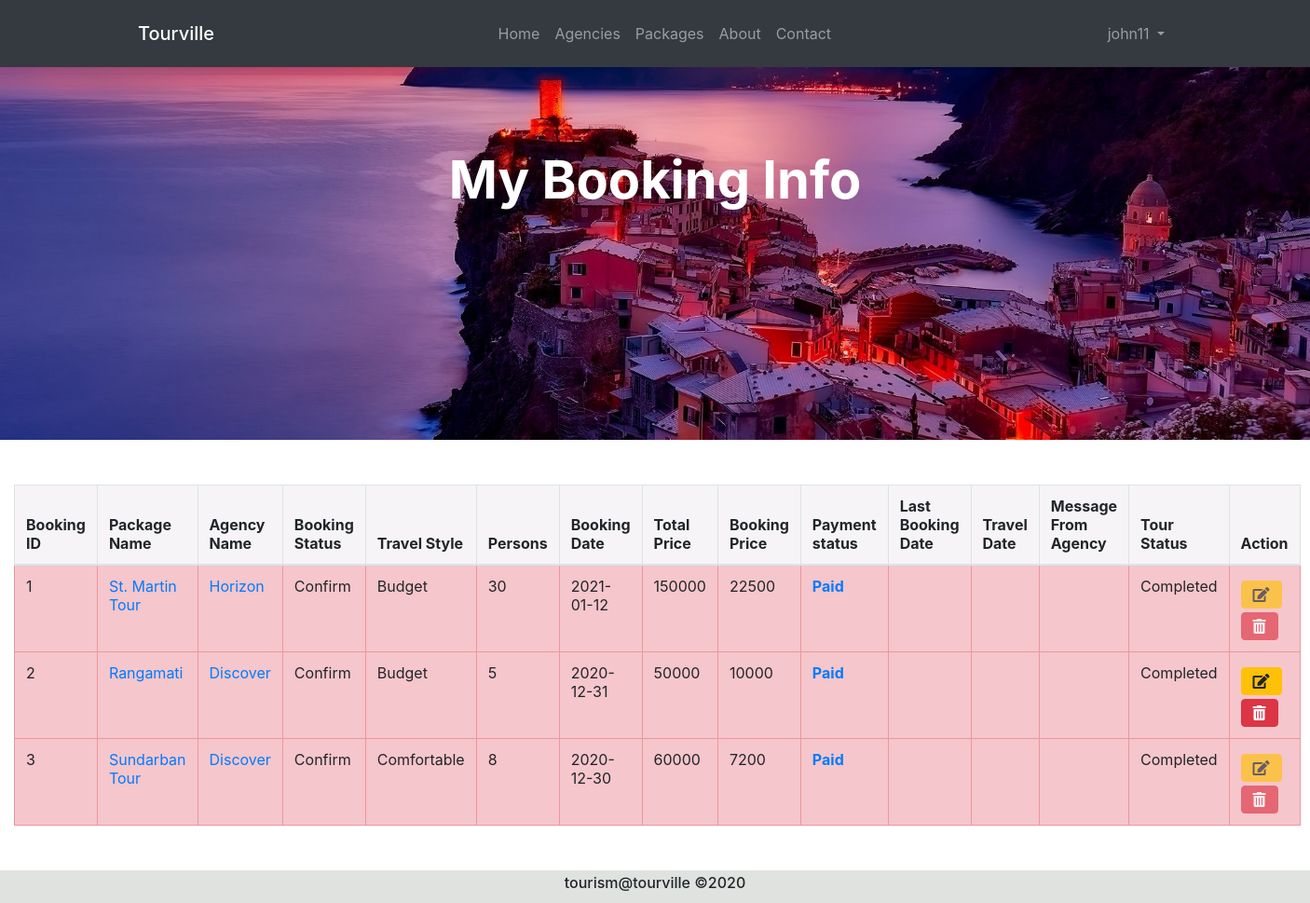
/mybookings.php (signed in), run on the app's committed database.
### tables this page shows
CREATE TABLE `bookings` (
  `booking_id` int(11) NOT NULL,
  `package_id` int(11) NOT NULL,
  `tourist_id` int(11) NOT NULL,
  `agency_id` int(11) NOT NULL,
  `persons` int(11) NOT NULL,
  `travel_style` varchar(255) NOT NULL,
  `tourist_firstname` varchar(255) NOT NULL,
  `tourist_lastname` varchar(255) NOT NULL,
  `tourist_email` varchar(255) NOT NULL,
  `tourist_contact` varchar(255) NOT NULL,
  `enquiry_msg` text NOT NULL,
  `booking_status` varchar(255) NOT NULL,
  `date` date NOT NULL
);

CREATE TABLE `packages` (
  `package_id` int(11) NOT NULL,
  `agency_id` int(11) NOT NULL,
  `package_name` varchar(255) NOT NULL,
  `location` varchar(255) NOT NULL,
  `country` varchar(255) NOT NULL,
  `place_details` text NOT NULL,
  `place_images` text NOT NULL,
  `num_days` int(11) NOT NULL,
  `num_nights` int(11) NOT NULL,
  `budget_price` int(11) NOT NULL,
  `comfort_price` int(11) NOT NULL,
  `lux_price` int(11) NOT NULL,
  `budget_details` varchar(255) NOT NULL,
  `comfort_details` varchar(255) NOT NULL,
  `lux_details` varchar(255) NOT NULL,
  `booking_percentage` int(11) NOT NULL,
  `min_people` int(11) NOT NULL,
  `includes` text NOT NULL,
  `excludes` text NOT NULL,
  `optional` text NOT NULL,
  `itinerary` text NOT NULL,
  `package_status` varchar(255) NOT NULL,
  `package_date` date NOT NULL
);

CREATE TABLE `agencies` (
  `agency_id` int(11) NOT NULL,
  `agency_name` varchar(255) NOT NULL,
  `owner_firstname` varchar(255) NOT NULL,
  `owner_lastname` varchar(255) NOT NULL,
  `agency_email` varchar(255) NOT NULL,
  `agency_password` varchar(255) NOT NULL,
  `logo_image` text NOT NULL,
  `cover_image` text NOT NULL,
  `agency_contact` varchar(255) NOT NULL,
  `agency_address` varchar(255) NOT NULL,
  `agency_status` varchar(255) NOT NULL,
  `date` date NOT NULL
);

CREATE TABLE `payments` (
  `payment_id` int(11) NOT NULL,
  `booking_id` int(11) NOT NULL,
  `package_id` int(11) NOT NULL,
  `agency_id` int(11) NOT NULL,
  `tourist_id` int(11) NOT NULL,
  `amount` int(11) NOT NULL,
  `currency` varchar(255) NOT NULL,
  `txn_id` varchar(255) NOT NULL,
  `payment_type` varchar(255) NOT NULL,
  `payment_status` varchar(255) NOT NULL,
  `card_name` varchar(255) NOT NULL,
  `tour_status` varchar(255) NOT NULL,
  `date` date NOT NULL
);

### includes/functions.php (called while the page is built, shortened)
<?php
    function readPackage($package_id){
        include 'db.php';
        $stmt = $pdo->prepare('SELECT * FROM packages WHERE package_id = :package_id');
        $stmt->execute([':package_id' => $package_id]);
        $package = $stmt->fetch(PDO::FETCH_ASSOC);
        return $package;
    }
    function readPackageDates($package_id){
        include 'db.php';
        $stmt = $pdo->prepare('SELECT * FROM package_dates WHERE package_id = :package_id');
        $stmt->execute([':package_id'   => $package_id]);
        $date = $stmt->fetch(PDO::FETCH_ASSOC);
        return $date;
    }
    function readAgency($agency_id){
        include 'db.php';
        $stmt = $pdo->prepare('SELECT * FROM agencies WHERE agency_id = :agency_id');
        $stmt->execute([':agency_id'   => $agency_id ]);
        $agency = $stmt->fetch(PDO::FETCH_ASSOC);
        return $agency;
    }
?>

### mybookings.php (the view, shortened to what this page needs)
<?php
    include 'includes/db.php';
    include 'includes/functions.php';
    include 'layouts/header.php';
    include 'layouts/navbar.php';
    if(isset($_SESSION['tourist_email'])){
        $tourist_id = $_SESSION['tourist_id'];
        $stmt = $pdo->prepare('SELECT * FROM bookings WHERE tourist_id = :tourist_id ORDER BY booking_id DESC');
        $stmt->execute([':tourist_id' => $tourist_id]);
        $bookings = [];
        while($row = $stmt->fetch(PDO::FETCH_ASSOC)){
            $bookings[] = $row;
        }
    }
?>
<head>
</head>
<br><br><br>
<div class="jumbotron jumbotron-fluid mybooking">
  <div class="container"><br>
    <h1 class="display-4 text-white text-center font-weight-bold">My Booking Info</h1>
  </div>
</div>
<div class="container-fluid">
    <?php
        if(empty($bookings)){
            echo '<h1 class="text-center pt-4">No Bookings to Show</h1>';
        }else{
    ?>
    <table class="table table-bordered table-hover mt-5" style="background: #F6F4F6;">
        <thead>
            <tr>
                <th>Booking ID</th>
                <th>Package Name</th>
                <th>Agency Name</th>
                <th>Booking Status</th>
                <th>Travel Style</th>
                <th>Persons</th>
                <th>Booking Date</th>
                <th>Total Price</th>
                <th>Booking Price</th>
                <th>Payment status</th>
                <th>Last Booking Date</th>
                <th>Travel Date</th>
                <th>Message From Agency</th>
                <th>Tour Status</th>
                <th>Action</th>
            </tr>
        </thead>
        <tbody>
        <?php
            $i = 1;
            foreach($bookings as $booking){
                $stmt = $pdo->prepare('SELECT * FROM payments WHERE booking_id = :booking_id');
                $stmt->execute([':booking_id' => $booking['booking_id']]);
                $payment = $stmt->fetch(PDO::FETCH_ASSOC);
                if(!empty($payment) && $payment['tour_status'] == 'travelling'){
                    echo '<tr class="table table-info">';
                }elseif(!empty($payment) && $payment['tour_status'] == 'completed'){
                    echo '<tr class="table table-danger">';
                }else{
                }
                    echo '<td>'. $i++ .'</td>';
                    $package = readPackage($booking['package_id']);
                    echo '<td><a href="package.php?package_id='. $booking['package_id'] .'">'. $package['package_name'] .'</a></td>';
                    $agency = readAgency($booking['agency_id']);
                    echo '<td><a href="agency.php?agency_id='. $booking['agency_id'] .'">'. $agency['agency_name'] .'</a></td>';
                    echo '<td>'. ucwords($booking['booking_status']) .'</td>';
                    echo '<td>'. ucwords($booking['travel_style']) .'</td>';
                    echo '<td>'. $booking['persons'] .'</td>';
                    echo '<td>'. $booking['date'] .'</td>';
                    if($booking['travel_style'] == 'luxury'){
                        $total = $package['lux_price'] * $booking['persons'];
                        $book =  ceil(($package['booking_percentage'] / 100) * $total);
                    }elseif($booking['travel_style'] == 'comfortable'){
                        $total = $package['comfort_price'] * $booking['persons'];
                        $book =  ceil(($package['booking_percentage'] / 100) * $total);
                    }else{
                        $total = $package['budget_price'] * $booking['persons'];
                        $book =  ceil(($package['booking_percentage'] / 100) * $total);
                    }
                    echo '<td>'. $total .'</td>';
                    echo '<td>'. $book .'</td>';
                    if($booking['booking_status'] == 'confirm' && empty($payment)){
                        echo '<td><a href="payment.php?booking_id='. $booking['booking_id'] .'" class="btn btn-primary">Pay</a></td>';
                    }elseif($booking['booking_status'] == 'confirm' && !empty($payment)){
                        echo '<td class="font-weight-bold"><a href="success.php?payment_id='. $payment['payment_id'] .'">Paid</a></td>';
                    }else {
                        echo '<td><a href="payment.php?booking_id='. $booking['booking_id'] .'" class="btn btn-primary disabled">Pay</a></td>';
                    }
                    $date = readPackageDates($package['package_id']);
                    if(!empty($payment) && $payment['tour_status'] !== 'not started'){
                        echo '<td></td>';
                        echo '<td></td>';
                        echo '<td></td>';
                    }else if(empty($date)){
                        echo '<td></td>';
                        echo '<td></td>';
                        echo '<td></td>';
                    }
                    if(!empty($payment)){
                        echo '<td>'. ucwords($payment['tour_status']) .'</td>';
                    }else{
                        echo '<td></td>';
                    }
                    if($booking['booking_status'] == 'pending' || (!empty($date) && $date['status'] == 'extended')){
                        echo '<td><a  href="booking.php?page=edit_booking&edit='. $booking['booking_id'] .'" class="btn btn-warning mt-1 mr-1"><i class="fas fa-edit"></i></a>';
                        echo '<a href="mybookings.php?delete='. $booking['booking_id'] .'" class="btn btn-danger mt-1"><i class="fas fa-trash-alt"></i></a></td>';
                    }else {
                        echo '<td><a  href="mybooking.php?page=edit_mybooking&edit='. $booking['booking_id'] .'" class="btn btn-warning mt-1 mr-1 disabled"><i class="fas fa-edit"></i></a>';
                        echo '<a href="mybookings.php?delete='. $booking['booking_id'] .'" class="btn btn-danger mt-1 disabled"><i class="fas fa-trash-alt"></i></a></td>';
                    }
                echo '</tr>';
            }
        ?>
        </tbody>
    </table>
    <?php
        }
    ?>
</div>
<footer class='text-center p-1 mt-5' style="background: #DFE2DF;">
    <h6>tourism@tourville &copy;2020</h6>
</footer>
<?php
    include 'layouts/footer.php';
?>

### layouts/header.php (shortened to what this page needs)
<html lang="en">
<head>
    <link rel="stylesheet" href="https://cdn.jsdelivr.net/npm/bootstrap@4.5.3/dist/css/bootstrap.min.css">
    <link rel="stylesheet" href="https://use.fontawesome.com/releases/v5.15.1/css/all.css">
</head>
<body>

### layouts/navbar.php (shortened to what this page needs)
<nav class="navbar navbar-expand-lg navbar-dark bg-dark shadow-sm p-3 fixed-top">
    <div class="container">
        <a class="navbar-brand mb-0 h1" href="index.php">Tourville</a>
        <div class="collapse navbar-collapse" id="navbarNavDropdown">
            <ul class="navbar-nav ml-auto">
                <li class="nav-item <?php if($page == "index") echo 'active'; ?>">
                    <a class="nav-link home" href="index.php">Home</a>
                </li>
                <li class="nav-item <?php if($page == "agencies") echo 'active'; ?>">
                    <a class="nav-link" href="agencies.php">Agencies</a>
                </li>
                <li class="nav-item <?php if($page == "packages") echo 'active'; ?>">
                    <a class="nav-link" href="packages.php">Packages</a>
                </li>
                <li class="nav-item <?php if($page == "about") echo 'active'; ?>">
                    <a class="nav-link" href="about.php">About</a>
                </li>
                <li class="nav-item <?php if($page == "contact") echo 'active'; ?>">
                    <a class="nav-link" href="contact.php">Contact</a>
                </li>
            </ul>
            <?php
                if(isset($_SESSION['tourist_email']) && ($_SESSION['tourist_status'] == 'approved')){
            ?>
            <ul class="navbar-nav ml-auto float-right">
                <li class="nav-item dropdown">
                    <a class="nav-link dropdown-toggle" href="#" id="navbarDropdownMenuLink" role="button" data-toggle="dropdown" aria-haspopup="true" aria-expanded="false">
                    <?php echo $_SESSION['tourist_username']; ?>
                    </a>
                </li>
            </ul>
            <?php
                }
            ?>
        </div>
    </div>
</nav>

### layouts/footer.php (shortened to what this page needs)
</body>
</html>

### mybookings.php (style rules this page uses)
.mybooking { background-image: url("images/view/mybooking.jpg"); background-repeat: no-repeat; background-size: cover; background-position: center center; height: 50vh; }

### data on the page
bookings: package.package_name "St. Martin Tour", agency.agency_name "Horizon", booking_status "Confirm", travel_style "Budget", persons "30", date "2021-01-12", total "150000", book "22500", payments.tour_status "Completed"
bookings: package.package_name "Rangamati", agency.agency_name "Discover", booking_status "Confirm", travel_style "Budget", persons "5", date "2020-12-31", total "50000", package.budget_price "10000", payments.tour_status "Completed"
bookings: package.package_name "Sundarban Tour", agency.agency_name "Discover", booking_status "Confirm", travel_style "Comfortable", persons "8", date "2020-12-30", total "60000", book "7200", payments.tour_status "Completed"

### other printed values
$_SESSION['tourist_username'] "john11"
